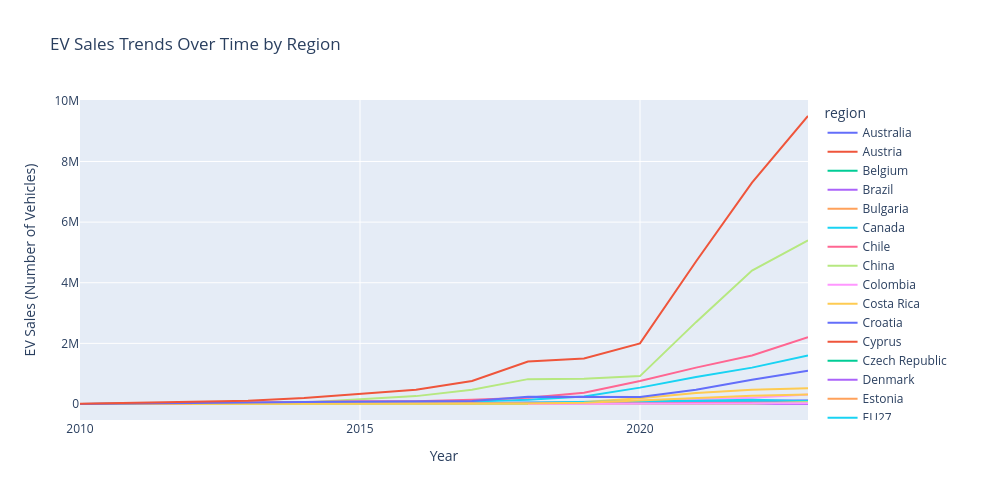

Notebook cell for this chart:
### Code cell
# 1. Filter by parameter and powertrain
filtered_ds = ds[(ds["parameter"] == "EV sales") & (ds["powertrain"] == "BEV")]

# 2. Add color="region" to separate the lines cleanly
fig = pt.line(
    filtered_ds,
    x="year",
    y="value",
    color="region",  # <-- THIS FIXES THE CRISS-CROSSING
    title="EV Sales Trends Over Time by Region",
    labels={"year": "Year", "value": "EV Sales (Number of Vehicles)"},
)

# 3. Styling layout
fig.update_layout(
    template="plotly",
    xaxis=dict(showgrid=True, gridcolor="white", dtick=5),
    yaxis=dict(showgrid=True, gridcolor="white"),
    plot_bgcolor="#E5ECF6",
    width=1000,
    height=500,
)

fig.show()

### Figure 1 — Plotly figure (JSON) as saved in the notebook; plotly's stock layout.template omitted (floating-point values rounded to 4 significant figures)
{"data": [{"hovertemplate": "region=Australia<br>Year=%{x}<br>EV Sales (Number of Vehicles)=%{y}<extra></extra>", "legendgroup": "Australia", "line": {"color": "#636efa", "dash": "solid"}, "marker": {"symbol": "circle"}, "mode": "lines", "name": "Australia", "orientation": "v", "showlegend": true, "type": "scatter", "x": [2011, 2012, 2013, 2014, 2015, 2016, 2017, 2018, 2019, 2020, 2021, 2022, 2023], "xaxis": "x", "y": [49.0, 170.0, 190.0, 370.0, 760.0, 670.0, 1200.0, 1800.0, 6300.0, 5200.0, 17000.0, 33000.0, 87000.0], "yaxis": "y"}, {"hovertemplate": "region=Austria<br>Year=%{x}<br>EV Sales (Number of Vehicles)=%{y}<extra></extra>", "legendgroup": "Austria", "line": {"color": "#EF553B", "dash": "solid"}, "marker": {"symbol": "circle"}, "mode": "lines", "name": "Austria", "orientation": "v", "showlegend": true, "type": "scatter", "x": [2013, 2014, 2015, 2016, 2017, 2018, 2019, 2020, 2021, 2022, 2023], "xaxis": "x", "y": [650.0, 1700.0, 1700.0, 3800.0, 5400.0, 6800.0, 9300.0, 16000.0, 33000.0, 34000.0, 48000.0], "yaxis": "y"}, {"hovertemplate": "region=Belgium<br>Year=%{x}<br>EV Sales (Number of Vehicles)=%{y}<extra></extra>", "legendgroup": "Belgium", "line": {"color": "#00cc96", "dash": "solid"}, "marker": {"symbol": "circle"}, "mode": "lines", "name": "Belgium", "orientation": "v", "showlegend": true, "type": "scatter", "x": [2010, 2011, 2012, 2013, 2014, 2015, 2016, 2017, 2018, 2019, 2020, 2021, 2022, 2023], "xaxis": "x", "y": [48.0, 280.0, 570.0, 500.0, 1300.0, 1400.0, 2100.0, 2700.0, 3600.0, 8800.0, 15000.0, 23000.0, 38000.0, 93000.0], "yaxis": "y"}, {"hovertemplate": "region=Brazil<br>Year=%{x}<br>EV Sales (Number of Vehicles)=%{y}<extra></extra>", "legendgroup": "Brazil", "line": {"color": "#ab63fa", "dash": "solid"}, "marker": {"symbol": "circle"}, "mode": "lines", "name": "Brazil", "orientation": "v", "showlegend": true, "type": "scatter", "x": [2010, 2011, 2012, 2013, 2014, 2015, 2016, 2017, 2018, 2019, 2020, 2021, 2022, 2023], "xaxis": "x", "y": [10.0, 8.0, 22.0, 39.0, 61.0, 61.0, 130.0, 140.0, 180.0, 540.0, 800.0, 2900.0, 8500.0, 19000.0], "yaxis": "y"}, {"hovertemplate": "region=Bulgaria<br>Year=%{x}<br>EV Sales (Number of Vehicles)=%{y}<extra></extra>", "legendgroup": "Bulgaria", "line": {"color": "#FFA15A", "dash": "solid"}, "marker": {"symbol": "circle"}, "mode": "lines", "name": "Bulgaria", "orientation": "v", "showlegend": true, "type": "scatter", "x": [2015, 2016, 2017, 2018, 2019, 2020, 2021, 2022, 2023], "xaxis": "x", "y": [21.0, 5.0, 68.0, 190.0, 180.0, 140.0, 430.0, 1000.0, 1800.0], "yaxis": "y"}, {"hovertemplate": "region=Canada<br>Year=%{x}<br>EV Sales (Number of Vehicles)=%{y}<extra></extra>", "legendgroup": "Canada", "line": {"color": "#19d3f3", "dash": "solid"}, "marker": {"symbol": "circle"}, "mode": "lines", "name": "Canada", "orientation": "v", "showlegend": true, "type": "scatter", "x": [2011, 2012, 2013, 2014, 2015, 2016, 2017, 2018, 2019, 2020, 2021, 2022, 2023], "xaxis": "x", "y": [220.0, 620.0, 1600.0, 2800.0, 4400.0, 5200.0, 8700.0, 23000.0, 32000.0, 37000.0, 59000.0, 91000.0, 130000.0], "yaxis": "y"}, {"hovertemplate": "region=Chile<br>Year=%{x}<br>EV Sales (Number of Vehicles)=%{y}<extra></extra>", "legendgroup": "Chile", "line": {"color": "#FF6692", "dash": "solid"}, "marker": {"symbol": "circle"}, "mode": "lines", "name": "Chile", "orientation": "v", "showlegend": true, "type": "scatter", "x": [2011, 2012, 2013, 2014, 2015, 2016, 2017, 2018, 2019, 2020, 2021, 2022, 2023], "xaxis": "x", "y": [6.0, 5.0, 5.0, 3.0, 10.0, 18.0, 120.0, 100.0, 160.0, 110.0, 270.0, 880.0, 410.0], "yaxis": "y"}, {"hovertemplate": "region=China<br>Year=%{x}<br>EV Sales (Number of Vehicles)=%{y}<extra></extra>", "legendgroup": "China", "line": {"color": "#B6E880", "dash": "solid"}, "marker": {"symbol": "circle"}, "mode": "lines", "name": "China", "orientation": "v", "showlegend": true, "type": "scatter", "x": [2010, 2011, 2012, 2013, 2014, 2015, 2016, 2017, 2018, 2019, 2020, 2021, 2022, 2023], "xaxis": "x", "y": [1100.0, 4800.0, 9600.0, 15000.0, 49000.0, 150000.0, 260000.0, 470000.0, 820000.0, 830000.0, 920000.0, 2700000.0, 4400000.0, 5400000.0], "yaxis": "y"}, {"hovertemplate": "region=Colombia<br>Year=%{x}<br>EV Sales (Number of Vehicles)=%{y}<extra></extra>", "legendgroup": "Colombia", "line": {"color": "#FF97FF", "dash": "solid"}, "marker": {"symbol": "circle"}, "mode": "lines", "name": "Colombia", "orientation": "v", "showlegend": true, "type": "scatter", "x": [2015, 2016, 2017, 2018, 2019, 2020, 2021, 2022, 2023], "xaxis": "x", "y": [39.0, 28.0, 92.0, 250.0, 870.0, 480.0, 840.0, 1900.0, 3600.0], "yaxis": "y"}, {"hovertemplate": "region=Costa Rica<br>Year=%{x}<br>EV Sales (Number of Vehicles)=%{y}<extra></extra>", "legendgroup": "Costa Rica", "line": {"color": "#FECB52", "dash": "solid"}, "marker": {"symbol": "circle"}, "mode": "lines", "name": "Costa Rica", "orientation": "v", "showlegend": true, "type": "scatter", "x": [2015, 2016, 2017, 2018, 2019, 2020, 2021, 2022, 2023], "xaxis": "x", "y": [4.0, 12.0, 25.0, 200.0, 460.0, 630.0, 1000.0, 1600.0, 4900.0], "yaxis": "y"}, {"hovertemplate": "region=Croatia<br>Year=%{x}<br>EV Sales (Number of Vehicles)=%{y}<extra></extra>", "legendgroup": "Croatia", "line": {"color": "#636efa", "dash": "solid"}, "marker": {"symbol": "circle"}, "mode": "lines", "name": "Croatia", "orientation": "v", "showlegend": true, "type": "scatter", "x": [2019, 2020, 2021, 2022, 2023], "xaxis": "x", "y": [190.0, 530.0, 1400.0, 1400.0, 1600.0], "yaxis": "y"}, {"hovertemplate": "region=Cyprus<br>Year=%{x}<br>EV Sales (Number of Vehicles)=%{y}<extra></extra>", "legendgroup": "Cyprus", "line": {"color": "#EF553B", "dash": "solid"}, "marker": {"symbol": "circle"}, "mode": "lines", "name": "Cyprus", "orientation": "v", "showlegend": true, "type": "scatter", "x": [2019, 2020, 2021, 2022, 2023], "xaxis": "x", "y": [23.0, 42.0, 84.0, 400.0, 790.0], "yaxis": "y"}, {"hovertemplate": "region=Czech Republic<br>Year=%{x}<br>EV Sales (Number of Vehicles)=%{y}<extra></extra>", "legendgroup": "Czech Republic", "line": {"color": "#00cc96", "dash": "solid"}, "marker": {"symbol": "circle"}, "mode": "lines", "name": "Czech Republic", "orientation": "v", "showlegend": true, "type": "scatter", "x": [2015, 2016, 2017, 2018, 2019, 2020, 2021, 2022, 2023], "xaxis": "x", "y": [300.0, 200.0, 390.0, 700.0, 760.0, 3300.0, 2700.0, 3900.0, 6700.0], "yaxis": "y"}, {"hovertemplate": "region=Denmark<br>Year=%{x}<br>EV Sales (Number of Vehicles)=%{y}<extra></extra>", "legendgroup": "Denmark", "line": {"color": "#ab63fa", "dash": "solid"}, "marker": {"symbol": "circle"}, "mode": "lines", "name": "Denmark", "orientation": "v", "showlegend": true, "type": "scatter", "x": [2011, 2012, 2013, 2014, 2015, 2016, 2017, 2018, 2019, 2020, 2021, 2022, 2023], "xaxis": "x", "y": [420.0, 490.0, 500.0, 1600.0, 4300.0, 1300.0, 710.0, 1500.0, 5500.0, 14000.0, 25000.0, 31000.0, 63000.0], "yaxis": "y"}, {"hovertemplate": "region=Estonia<br>Year=%{x}<br>EV Sales (Number of Vehicles)=%{y}<extra></extra>", "legendgroup": "Estonia", "line": {"color": "#FFA15A", "dash": "solid"}, "marker": {"symbol": "circle"}, "mode": "lines", "name": "Estonia", "orientation": "v", "showlegend": true, "type": "scatter", "x": [2015, 2016, 2017, 2018, 2019, 2020, 2021, 2022, 2023], "xaxis": "x", "y": [34.0, 35.0, 26.0, 85.0, 80.0, 340.0, 480.0, 730.0, 1400.0], "yaxis": "y"}, {"hovertemplate": "region=EU27<br>Year=%{x}<br>EV Sales (Number of Vehicles)=%{y}<extra></extra>", "legendgroup": "EU27", "line": {"color": "#19d3f3", "dash": "solid"}, "marker": {"symbol": "circle"}, "mode": "lines", "name": "EU27", "orientation": "v", "showlegend": true, "type": "scatter", "x": [2010, 2011, 2012, 2013, 2014, 2015, 2016, 2017, 2018, 2019, 2020, 2021, 2022, 2023], "xaxis": "x", "y": [1100.0, 7100.0, 12000.0, 21000.0, 33000.0, 49000.0, 54000.0, 85000.0, 140000.0, 250000.0, 540000.0, 890000.0, 1200000.0, 1600000.0], "yaxis": "y"}, {"hovertemplate": "region=Europe<br>Year=%{x}<br>EV Sales (Number of Vehicles)=%{y}<extra></extra>", "legendgroup": "Europe", "line": {"color": "#FF6692", "dash": "solid"}, "marker": {"symbol": "circle"}, "mode": "lines", "name": "Europe", "orientation": "v", "showlegend": true, "type": "scatter", "x": [2010, 2011, 2012, 2013, 2014, 2015, 2016, 2017, 2018, 2019, 2020, 2021, 2022, 2023], "xaxis": "x", "y": [1700.0, 11000.0, 19000.0, 33000.0, 62000.0, 89000.0, 93000.0, 140000.0, 210000.0, 370000.0, 760000.0, 1200000.0, 1600000.0, 2200000.0], "yaxis": "y"}, {"hovertemplate": "region=Finland<br>Year=%{x}<br>EV Sales (Number of Vehicles)=%{y}<extra></extra>", "legendgroup": "Finland", "line": {"color": "#B6E880", "dash": "solid"}, "marker": {"symbol": "circle"}, "mode": "lines", "name": "Finland", "orientation": "v", "showlegend": true, "type": "scatter", "x": [2011, 2012, 2013, 2014, 2015, 2016, 2017, 2018, 2019, 2020, 2021, 2022, 2023], "xaxis": "x", "y": [30.0, 51.0, 50.0, 180.0, 240.0, 220.0, 500.0, 780.0, 1900.0, 4200.0, 10000.0, 15000.0, 30000.0], "yaxis": "y"}, {"hovertemplate": "region=France<br>Year=%{x}<br>EV Sales (Number of Vehicles)=%{y}<extra></extra>", "legendgroup": "France", "line": {"color": "#FF97FF", "dash": "solid"}, "marker": {"symbol": "circle"}, "mode": "lines", "name": "France", "orientation": "v", "showlegend": true, "type": "scatter", "x": [2010, 2011, 2012, 2013, 2014, 2015, 2016, 2017, 2018, 2019, 2020, 2021, 2022, 2023], "xaxis": "x", "y": [190.0, 2600.0, 5700.0, 8900.0, 11000.0, 18000.0, 23000.0, 26000.0, 33000.0, 45000.0, 110000.0, 170000.0, 210000.0, 310000.0], "yaxis": "y"}, {"hovertemplate": "region=Germany<br>Year=%{x}<br>EV Sales (Number of Vehicles)=%{y}<extra></extra>", "legendgroup": "Germany", "line": {"color": "#FECB52", "dash": "solid"}, "marker": {"symbol": "circle"}, "mode": "lines", "name": "Germany", "orientation": "v", "showlegend": true, "type": "scatter", "x": [2010, 2011, 2012, 2013, 2014, 2015, 2016, 2017, 2018, 2019, 2020, 2021, 2022, 2023], "xaxis": "x", "y": [140.0, 1400.0, 2200.0, 5200.0, 9100.0, 12000.0, 11000.0, 25000.0, 36000.0, 63000.0, 190000.0, 360000.0, 470000.0, 520000.0], "yaxis": "y"}, {"hovertemplate": "region=Greece<br>Year=%{x}<br>EV Sales (Number of Vehicles)=%{y}<extra></extra>", "legendgroup": "Greece", "line": {"color": "#636efa", "dash": "solid"}, "marker": {"symbol": "circle"}, "mode": "lines", "name": "Greece", "orientation": "v", "showlegend": true, "type": "scatter", "x": [2013, 2014, 2015, 2016, 2017, 2018, 2019, 2020, 2021, 2022, 2023], "xaxis": "x", "y": [3.0, 39.0, 35.0, 41.0, 50.0, 88.0, 190.0, 680.0, 2200.0, 2800.0, 7000.0], "yaxis": "y"}, {"hovertemplate": "region=Hungary<br>Year=%{x}<br>EV Sales (Number of Vehicles)=%{y}<extra></extra>", "legendgroup": "Hungary", "line": {"color": "#EF553B", "dash": "solid"}, "marker": {"symbol": "circle"}, "mode": "lines", "name": "Hungary", "orientation": "v", "showlegend": true, "type": "scatter", "x": [2015, 2016, 2017, 2018, 2019, 2020, 2021, 2022, 2023], "xaxis": "x", "y": [120.0, 170.0, 750.0, 1300.0, 1800.0, 3000.0, 4300.0, 4700.0, 5800.0], "yaxis": "y"}, {"hovertemplate": "region=Iceland<br>Year=%{x}<br>EV Sales (Number of Vehicles)=%{y}<extra></extra>", "legendgroup": "Iceland", "line": {"color": "#00cc96", "dash": "solid"}, "marker": {"symbol": "circle"}, "mode": "lines", "name": "Iceland", "orientation": "v", "showlegend": true, "type": "scatter", "x": [2012, 2013, 2014, 2015, 2016, 2017, 2018, 2019, 2020, 2021, 2022, 2023], "xaxis": "x", "y": [17.0, 80.0, 200.0, 390.0, 380.0, 840.0, 780.0, 1100.0, 2500.0, 4200.0, 6900.0, 10000.0], "yaxis": "y"}, {"hovertemplate": "region=India<br>Year=%{x}<br>EV Sales (Number of Vehicles)=%{y}<extra></extra>", "legendgroup": "India", "line": {"color": "#ab63fa", "dash": "solid"}, "marker": {"symbol": "circle"}, "mode": "lines", "name": "India", "orientation": "v", "showlegend": true, "type": "scatter", "x": [2010, 2011, 2012, 2013, 2014, 2015, 2016, 2017, 2018, 2019, 2020, 2021, 2022, 2023], "xaxis": "x", "y": [450.0, 1400.0, 190.0, 410.0, 1000.0, 450.0, 730.0, 920.0, 920.0, 680.0, 3100.0, 12000.0, 48000.0, 82000.0], "yaxis": "y"}, {"hovertemplate": "region=Ireland<br>Year=%{x}<br>EV Sales (Number of Vehicles)=%{y}<extra></extra>", "legendgroup": "Ireland", "line": {"color": "#FFA15A", "dash": "solid"}, "marker": {"symbol": "circle"}, "mode": "lines", "name": "Ireland", "orientation": "v", "showlegend": true, "type": "scatter", "x": [2015, 2016, 2017, 2018, 2019, 2020, 2021, 2022, 2023], "xaxis": "x", "y": [470.0, 390.0, 620.0, 1200.0, 3400.0, 4000.0, 8600.0, 16000.0, 23000.0], "yaxis": "y"}, {"hovertemplate": "region=Israel<br>Year=%{x}<br>EV Sales (Number of Vehicles)=%{y}<extra></extra>", "legendgroup": "Israel", "line": {"color": "#19d3f3", "dash": "solid"}, "marker": {"symbol": "circle"}, "mode": "lines", "name": "Israel", "orientation": "v", "showlegend": true, "type": "scatter", "x": [2011, 2012, 2013, 2014, 2015, 2016, 2017, 2018, 2019, 2020, 2021, 2022, 2023], "xaxis": "x", "y": [3.0, 600.0, 460.0, 6.0, 3.0, 5.0, 130.0, 130.0, 850.0, 1500.0, 11000.0, 27000.0, 49000.0], "yaxis": "y"}, {"hovertemplate": "region=Italy<br>Year=%{x}<br>EV Sales (Number of Vehicles)=%{y}<extra></extra>", "legendgroup": "Italy", "line": {"color": "#FF6692", "dash": "solid"}, "marker": {"symbol": "circle"}, "mode": "lines", "name": "Italy", "orientation": "v", "showlegend": true, "type": "scatter", "x": [2010, 2011, 2012, 2013, 2014, 2015, 2016, 2017, 2018, 2019, 2020, 2021, 2022, 2023], "xaxis": "x", "y": [40.0, 110.0, 460.0, 860.0, 1000.0, 1500.0, 1400.0, 2000.0, 5000.0, 11000.0, 33000.0, 67000.0, 49000.0, 66000.0], "yaxis": "y"}, {"hovertemplate": "region=Japan<br>Year=%{x}<br>EV Sales (Number of Vehicles)=%{y}<extra></extra>", "legendgroup": "Japan", "line": {"color": "#B6E880", "dash": "solid"}, "marker": {"symbol": "circle"}, "mode": "lines", "name": "Japan", "orientation": "v", "showlegend": true, "type": "scatter", "x": [2010, 2011, 2012, 2013, 2014, 2015, 2016, 2017, 2018, 2019, 2020, 2021, 2022, 2023], "xaxis": "x", "y": [2400.0, 13000.0, 13000.0, 15000.0, 16000.0, 10000.0, 15000.0, 18000.0, 27000.0, 21000.0, 15000.0, 22000.0, 59000.0, 88000.0], "yaxis": "y"}, {"hovertemplate": "region=Korea<br>Year=%{x}<br>EV Sales (Number of Vehicles)=%{y}<extra></extra>", "legendgroup": "Korea", "line": {"color": "#FF97FF", "dash": "solid"}, "marker": {"symbol": "circle"}, "mode": "lines", "name": "Korea", "orientation": "v", "showlegend": true, "type": "scatter", "x": [2010, 2011, 2012, 2013, 2014, 2015, 2016, 2017, 2018, 2019, 2020, 2021, 2022, 2023], "xaxis": "x", "y": [61.0, 270.0, 510.0, 600.0, 1300.0, 3100.0, 4700.0, 14000.0, 55000.0, 33000.0, 31000.0, 72000.0, 120000.0, 120000.0], "yaxis": "y"}, {"hovertemplate": "region=Latvia<br>Year=%{x}<br>EV Sales (Number of Vehicles)=%{y}<extra></extra>", "legendgroup": "Latvia", "line": {"color": "#FECB52", "dash": "solid"}, "marker": {"symbol": "circle"}, "mode": "lines", "name": "Latvia", "orientation": "v", "showlegend": true, "type": "scatter", "x": [2015, 2016, 2017, 2018, 2019, 2020, 2021, 2022, 2023], "xaxis": "x", "y": [17.0, 22.0, 22.0, 73.0, 86.0, 310.0, 410.0, 1100.0, 1700.0], "yaxis": "y"}, {"hovertemplate": "region=Lithuania<br>Year=%{x}<br>EV Sales (Number of Vehicles)=%{y}<extra></extra>", "legendgroup": "Lithuania", "line": {"color": "#636efa", "dash": "solid"}, "marker": {"symbol": "circle"}, "mode": "lines", "name": "Lithuania", "orientation": "v", "showlegend": true, "type": "scatter", "x": [2015, 2016, 2017, 2018, 2019, 2020, 2021, 2022, 2023], "xaxis": "x", "y": [37.0, 64.0, 52.0, 140.0, 160.0, 450.0, 1200.0, 1400.0, 2100.0], "yaxis": "y"}, {"hovertemplate": "region=Luxembourg<br>Year=%{x}<br>EV Sales (Number of Vehicles)=%{y}<extra></extra>", "legendgroup": "Luxembourg", "line": {"color": "#EF553B", "dash": "solid"}, "marker": {"symbol": "circle"}, "mode": "lines", "name": "Luxembourg", "orientation": "v", "showlegend": true, "type": "scatter", "x": [2019, 2020, 2021, 2022, 2023], "xaxis": "x", "y": [990.0, 2500.0, 4600.0, 6400.0, 11000.0], "yaxis": "y"}, {"hovertemplate": "region=Mexico<br>Year=%{x}<br>EV Sales (Number of Vehicles)=%{y}<extra></extra>", "legendgroup": "Mexico", "line": {"color": "#00cc96", "dash": "solid"}, "marker": {"symbol": "circle"}, "mode": "lines", "name": "Mexico", "orientation": "v", "showlegend": true, "type": "scatter", "x": [2011, 2012, 2013, 2014, 2015, 2016, 2017, 2018, 2019, 2020, 2021, 2022, 2023], "xaxis": "x", "y": [3.0, 88.0, 12.0, 48.0, 92.0, 250.0, 230.0, 200.0, 290.0, 1800.0, 3000.0, 4400.0, 13000.0], "yaxis": "y"}, {"hovertemplate": "region=Netherlands<br>Year=%{x}<br>EV Sales (Number of Vehicles)=%{y}<extra></extra>", "legendgroup": "Netherlands", "line": {"color": "#ab63fa", "dash": "solid"}, "marker": {"symbol": "circle"}, "mode": "lines", "name": "Netherlands", "orientation": "v", "showlegend": true, "type": "scatter", "x": [2010, 2011, 2012, 2013, 2014, 2015, 2016, 2017, 2018, 2019, 2020, 2021, 2022, 2023], "xaxis": "x", "y": [120.0, 860.0, 790.0, 2600.0, 2700.0, 3400.0, 4000.0, 8000.0, 24000.0, 61000.0, 72000.0, 61000.0, 72000.0, 110000.0], "yaxis": "y"}, {"hovertemplate": "region=New Zealand<br>Year=%{x}<br>EV Sales (Number of Vehicles)=%{y}<extra></extra>", "legendgroup": "New Zealand", "line": {"color": "#FFA15A", "dash": "solid"}, "marker": {"symbol": "circle"}, "mode": "lines", "name": "New Zealand", "orientation": "v", "showlegend": true, "type": "scatter", "x": [2010, 2011, 2012, 2013, 2014, 2015, 2016, 2017, 2018, 2019, 2020, 2021, 2022, 2023], "xaxis": "x", "y": [10.0, 13.0, 22.0, 30.0, 110.0, 300.0, 1200.0, 2900.0, 4400.0, 5300.0, 3900.0, 6800.0, 19000.0, 26000.0], "yaxis": "y"}, {"hovertemplate": "region=Norway<br>Year=%{x}<br>EV Sales (Number of Vehicles)=%{y}<extra></extra>", "legendgroup": "Norway", "line": {"color": "#19d3f3", "dash": "solid"}, "marker": {"symbol": "circle"}, "mode": "lines", "name": "Norway", "orientation": "v", "showlegend": true, "type": "scatter", "x": [2010, 2011, 2012, 2013, 2014, 2015, 2016, 2017, 2018, 2019, 2020, 2021, 2022, 2023], "xaxis": "x", "y": [360.0, 2000.0, 3900.0, 7900.0, 20000.0, 26000.0, 24000.0, 33000.0, 46000.0, 60000.0, 77000.0, 110000.0, 140000.0, 100000.0], "yaxis": "y"}, {"hovertemplate": "region=Poland<br>Year=%{x}<br>EV Sales (Number of Vehicles)=%{y}<extra></extra>", "legendgroup": "Poland", "line": {"color": "#FF6692", "dash": "solid"}, "marker": {"symbol": "circle"}, "mode": "lines", "name": "Poland", "orientation": "v", "showlegend": true, "type": "scatter", "x": [2010, 2011, 2012, 2013, 2014, 2015, 2016, 2017, 2018, 2019, 2020, 2021, 2022, 2023], "xaxis": "x", "y": [15.0, 43.0, 44.0, 31.0, 140.0, 70.0, 110.0, 440.0, 620.0, 1500.0, 3700.0, 7200.0, 14000.0, 17000.0], "yaxis": "y"}, {"hovertemplate": "region=Portugal<br>Year=%{x}<br>EV Sales (Number of Vehicles)=%{y}<extra></extra>", "legendgroup": "Portugal", "line": {"color": "#B6E880", "dash": "solid"}, "marker": {"symbol": "circle"}, "mode": "lines", "name": "Portugal", "orientation": "v", "showlegend": true, "type": "scatter", "x": [2010, 2011, 2012, 2013, 2014, 2015, 2016, 2017, 2018, 2019, 2020, 2021, 2022, 2023], "xaxis": "x", "y": [13.0, 170.0, 54.0, 150.0, 190.0, 670.0, 800.0, 1900.0, 4300.0, 6800.0, 7800.0, 13000.0, 18000.0, 36000.0], "yaxis": "y"}, {"hovertemplate": "region=Rest of the world<br>Year=%{x}<br>EV Sales (Number of Vehicles)=%{y}<extra></extra>", "legendgroup": "Rest of the world", "line": {"color": "#FF97FF", "dash": "solid"}, "marker": {"symbol": "circle"}, "mode": "lines", "name": "Rest of the world", "orientation": "v", "showlegend": true, "type": "scatter", "x": [2011, 2012, 2013, 2014, 2015, 2016, 2017, 2018, 2019, 2020, 2021, 2022, 2023], "xaxis": "x", "y": [42.0, 380.0, 190.0, 150.0, 3400.0, 880.0, 1900.0, 1700.0, 5200.0, 12000.0, 21000.0, 48000.0, 100000.0], "yaxis": "y"}, {"hovertemplate": "region=Romania<br>Year=%{x}<br>EV Sales (Number of Vehicles)=%{y}<extra></extra>", "legendgroup": "Romania", "line": {"color": "#FECB52", "dash": "solid"}, "marker": {"symbol": "circle"}, "mode": "lines", "name": "Romania", "orientation": "v", "showlegend": true, "type": "scatter", "x": [2015, 2016, 2017, 2018, 2019, 2020, 2021, 2022, 2023], "xaxis": "x", "y": [24.0, 74.0, 190.0, 600.0, 1500.0, 2800.0, 6300.0, 12000.0, 15000.0], "yaxis": "y"}, {"hovertemplate": "region=Seychelles<br>Year=%{x}<br>EV Sales (Number of Vehicles)=%{y}<extra></extra>", "legendgroup": "Seychelles", "line": {"color": "#636efa", "dash": "solid"}, "marker": {"symbol": "circle"}, "mode": "lines", "name": "Seychelles", "orientation": "v", "showlegend": true, "type": "scatter", "x": [2015, 2016, 2017, 2018, 2019, 2020, 2021, 2022, 2023], "xaxis": "x", "y": [3.0, 12.0, 30.0, 32.0, 37.0, 26.0, 61.0, 37.0, 100.0], "yaxis": "y"}, {"hovertemplate": "region=Slovakia<br>Year=%{x}<br>EV Sales (Number of Vehicles)=%{y}<extra></extra>", "legendgroup": "Slovakia", "line": {"color": "#EF553B", "dash": "solid"}, "marker": {"symbol": "circle"}, "mode": "lines", "name": "Slovakia", "orientation": "v", "showlegend": true, "type": "scatter", "x": [2015, 2016, 2017, 2018, 2019, 2020, 2021, 2022, 2023], "xaxis": "x", "y": [52.0, 59.0, 210.0, 290.0, 160.0, 920.0, 1100.0, 1400.0, 2300.0], "yaxis": "y"}, {"hovertemplate": "region=Slovenia<br>Year=%{x}<br>EV Sales (Number of Vehicles)=%{y}<extra></extra>", "legendgroup": "Slovenia", "line": {"color": "#00cc96", "dash": "solid"}, "marker": {"symbol": "circle"}, "mode": "lines", "name": "Slovenia", "orientation": "v", "showlegend": true, "type": "scatter", "x": [2016, 2017, 2018, 2019, 2020, 2021, 2022, 2023], "xaxis": "x", "y": [140.0, 290.0, 470.0, 190.0, 1600.0, 1700.0, 2300.0, 4300.0], "yaxis": "y"}, {"hovertemplate": "region=South Africa<br>Year=%{x}<br>EV Sales (Number of Vehicles)=%{y}<extra></extra>", "legendgroup": "South Africa", "line": {"color": "#ab63fa", "dash": "solid"}, "marker": {"symbol": "circle"}, "mode": "lines", "name": "South Africa", "orientation": "v", "showlegend": true, "type": "scatter", "x": [2013, 2014, 2015, 2016, 2017, 2018, 2019, 2020, 2021, 2022, 2023], "xaxis": "x", "y": [34.0, 14.0, 120.0, 100.0, 68.0, 66.0, 160.0, 92.0, 220.0, 500.0, 810.0], "yaxis": "y"}, {"hovertemplate": "region=Spain<br>Year=%{x}<br>EV Sales (Number of Vehicles)=%{y}<extra></extra>", "legendgroup": "Spain", "line": {"color": "#FFA15A", "dash": "solid"}, "marker": {"symbol": "circle"}, "mode": "lines", "name": "Spain", "orientation": "v", "showlegend": true, "type": "scatter", "x": [2010, 2011, 2012, 2013, 2014, 2015, 2016, 2017, 2018, 2019, 2020, 2021, 2022, 2023], "xaxis": "x", "y": [76.0, 390.0, 430.0, 810.0, 1400.0, 1300.0, 2000.0, 3900.0, 6000.0, 10000.0, 18000.0, 24000.0, 33000.0, 57000.0], "yaxis": "y"}, {"hovertemplate": "region=Sweden<br>Year=%{x}<br>EV Sales (Number of Vehicles)=%{y}<extra></extra>", "legendgroup": "Sweden", "line": {"color": "#19d3f3", "dash": "solid"}, "marker": {"symbol": "circle"}, "mode": "lines", "name": "Sweden", "orientation": "v", "showlegend": true, "type": "scatter", "x": [2010, 2011, 2012, 2013, 2014, 2015, 2016, 2017, 2018, 2019, 2020, 2021, 2022, 2023], "xaxis": "x", "y": [4.0, 180.0, 270.0, 430.0, 1200.0, 3000.0, 2900.0, 4400.0, 7100.0, 16000.0, 28000.0, 57000.0, 96000.0, 110000.0], "yaxis": "y"}, {"hovertemplate": "region=Switzerland<br>Year=%{x}<br>EV Sales (Number of Vehicles)=%{y}<extra></extra>", "legendgroup": "Switzerland", "line": {"color": "#FF6692", "dash": "solid"}, "marker": {"symbol": "circle"}, "mode": "lines", "name": "Switzerland", "orientation": "v", "showlegend": true, "type": "scatter", "x": [2011, 2012, 2013, 2014, 2015, 2016, 2017, 2018, 2019, 2020, 2021, 2022, 2023], "xaxis": "x", "y": [400.0, 340.0, 1200.0, 2700.0, 3300.0, 3300.0, 4800.0, 5100.0, 13000.0, 20000.0, 32000.0, 40000.0, 53000.0], "yaxis": "y"}, {"hovertemplate": "region=Turkiye<br>Year=%{x}<br>EV Sales (Number of Vehicles)=%{y}<extra></extra>", "legendgroup": "Turkiye", "line": {"color": "#B6E880", "dash": "solid"}, "marker": {"symbol": "circle"}, "mode": "lines", "name": "Turkiye", "orientation": "v", "showlegend": true, "type": "scatter", "x": [2012, 2014, 2015, 2016, 2017, 2018, 2019, 2020, 2021, 2022, 2023], "xaxis": "x", "y": [92.0, 46.0, 120.0, 44.0, 77.0, 190.0, 230.0, 890.0, 3000.0, 7000.0, 66000.0], "yaxis": "y"}, {"hovertemplate": "region=United Arab Emirates<br>Year=%{x}<br>EV Sales (Number of Vehicles)=%{y}<extra></extra>", "legendgroup": "United Arab Emirates", "line": {"color": "#FF97FF", "dash": "solid"}, "marker": {"symbol": "circle"}, "mode": "lines", "name": "United Arab Emirates", "orientation": "v", "showlegend": true, "type": "scatter", "x": [2018, 2019, 2020, 2021, 2022, 2023], "xaxis": "x", "y": [59.0, 33.0, 630.0, 2100.0, 15000.0, 23000.0], "yaxis": "y"}, {"hovertemplate": "region=United Kingdom<br>Year=%{x}<br>EV Sales (Number of Vehicles)=%{y}<extra></extra>", "legendgroup": "United Kingdom", "line": {"color": "#FECB52", "dash": "solid"}, "marker": {"symbol": "circle"}, "mode": "lines", "name": "United Kingdom", "orientation": "v", "showlegend": true, "type": "scatter", "x": [2010, 2011, 2012, 2013, 2014, 2015, 2016, 2017, 2018, 2019, 2020, 2021, 2022, 2023], "xaxis": "x", "y": [240.0, 1200.0, 1600.0, 2600.0, 6700.0, 10000.0, 10000.0, 14000.0, 16000.0, 38000.0, 110000.0, 190000.0, 270000.0, 310000.0], "yaxis": "y"}, {"hovertemplate": "region=USA<br>Year=%{x}<br>EV Sales (Number of Vehicles)=%{y}<extra></extra>", "legendgroup": "USA", "line": {"color": "#636efa", "dash": "solid"}, "marker": {"symbol": "circle"}, "mode": "lines", "name": "USA", "orientation": "v", "showlegend": true, "type": "scatter", "x": [2010, 2011, 2012, 2013, 2014, 2015, 2016, 2017, 2018, 2019, 2020, 2021, 2022, 2023], "xaxis": "x", "y": [1200.0, 9800.0, 15000.0, 48000.0, 63000.0, 71000.0, 87000.0, 100000.0, 240000.0, 240000.0, 230000.0, 470000.0, 800000.0, 1100000.0], "yaxis": "y"}, {"hovertemplate": "region=World<br>Year=%{x}<br>EV Sales (Number of Vehicles)=%{y}<extra></extra>", "legendgroup": "World", "line": {"color": "#EF553B", "dash": "solid"}, "marker": {"symbol": "circle"}, "mode": "lines", "name": "World", "orientation": "v", "showlegend": true, "type": "scatter", "x": [2010, 2011, 2012, 2013, 2014, 2015, 2016, 2017, 2018, 2019, 2020, 2021, 2022, 2023], "xaxis": "x", "y": [7000.0, 40000.0, 59000.0, 110000.0, 200000.0, 330000.0, 470000.0, 760000.0, 1400000.0, 1500000.0, 2000000.0, 4700000.0, 7300000.0, 9500000.0], "yaxis": "y"}], "layout": {"height": 500, "legend": {"title": {"text": "region"}, "tracegroupgap": 0}, "plot_bgcolor": "#E5ECF6", "title": {"text": "EV Sales Trends Over Time by Region"}, "width": 1000, "xaxis": {"anchor": "y", "domain": [0, 1], "dtick": 5, "gridcolor": "white", "showgrid": true, "title": {"text": "Year"}}, "yaxis": {"anchor": "x", "domain": [0, 1], "gridcolor": "white", "showgrid": true, "title": {"text": "EV Sales (Number of Vehicles)"}}}}
